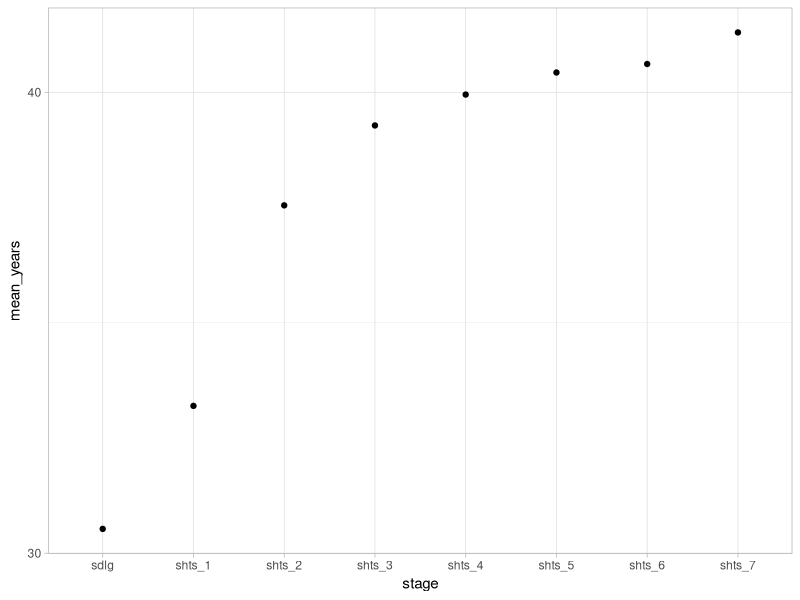
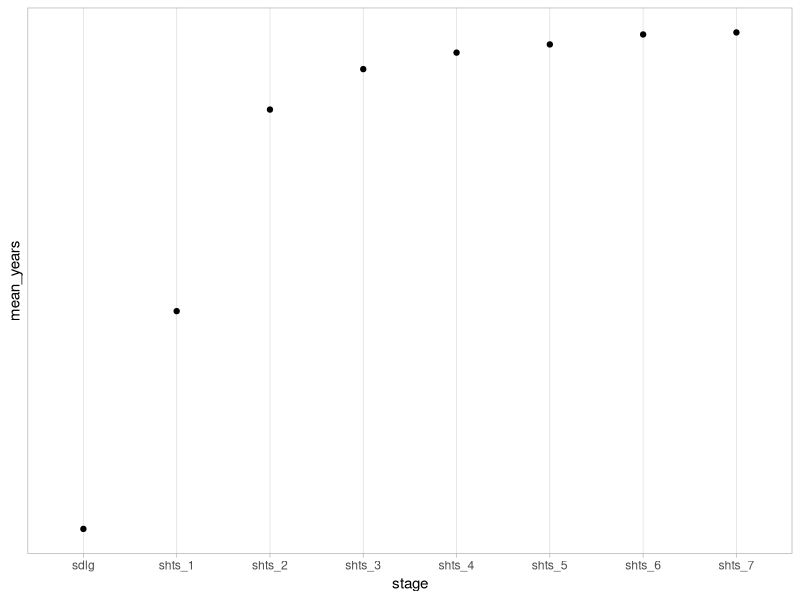

The R script that drew these images, in order:
## ---- chunk 1
knitr::opts_chunk$set(echo = TRUE)
library(tidyverse)
library(kableExtra)
## ---- chunk 2
eta_overall<-read_csv("./output/eta_overall.csv") %>% 
  rename(mean_years=eta_overall)
var_overall<-read_csv("./output/eta_var_overall.csv") %>% 
  rename(mean_years=eta_var_overall)

# 
# eta_overall_long<-pivot_longer(eta_overall,sdlg:shts_7,names_to = "category") %>% rename(mean_years=value)
# var_overall_long<-pivot_longer(eta_overall,sdlg:shts_7,names_to = "category") %>% rename(mean_years=value)

## ---- chunk 3
p1<-ggplot(eta_overall, aes(x=stage, 
                            y=mean_years
                            # group=stage, color=stage
                            )) +
  geom_line() +
  geom_point()+
  # theme_classic()+
  theme_light()+
  scale_y_continuous(breaks = seq(0,50,10))
  # ggtitle("H. acuminata ETA")
## ---- chunk 4
p2<-ggplot(var_overall, aes(x=stage, y=mean_years
                            # , group=plot, color=plot
                            )) +
  geom_line() +
  geom_point()+
  # theme_classic()+
  theme_light()+
  scale_y_continuous(breaks = seq(0,12000,500))
  # ggtitle("H. acuminata ETA")
## ---- chunk 5
eta_overall<-eta_overall %>% 
  rename(eta_yrs=mean_years) %>% 
  relocate(stage,.before=1)
eta<-left_join(eta_overall,var_overall,by="stage") %>% 
  rename(variance=mean_years) %>% 
  mutate(eta_yrs=round(eta_yrs,2),
         variance=round(variance,2))
kbl(eta)
